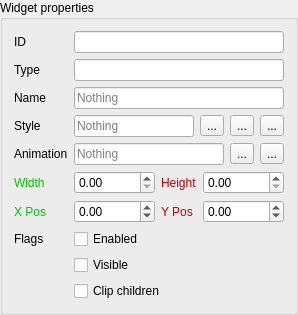
             <widget class="QGroupBox" name="widgetProperties">
              <property name="sizePolicy">
               <sizepolicy hsizetype="Preferred" vsizetype="Preferred">
                <horstretch>0</horstretch>
                <verstretch>0</verstretch>
               </sizepolicy>
              </property>
              <property name="maximumSize">
               <size>
                <width>16777215</width>
                <height>16777215</height>
               </size>
              </property>
              <property name="title">
               <string>Widget properties</string>
              </property>
              <property name="flat">
               <bool>true</bool>
              </property>
              <layout class="QGridLayout" name="gridLayout_2">
               <item row="4" column="1" colspan="3">
                <layout class="QHBoxLayout" name="horizontalLayout_10">
                 <item>
                  <widget class="QLineEdit" name="widgetAnimationString">
                   <property name="sizePolicy">
                    <sizepolicy hsizetype="Preferred" vsizetype="Fixed">
                     <horstretch>0</horstretch>
                     <verstretch>0</verstretch>
                    </sizepolicy>
                   </property>
                   <property name="readOnly">
                    <bool>true</bool>
                   </property>
                   <property name="placeholderText">
                    <string>Nothing</string>
                   </property>
                  </widget>
                 </item>
                 <item>
                  <widget class="QToolButton" name="btnEditWidgetAnimationString">
                   <property name="toolTip">
                    <string>Edit widget's style properties</string>
                   </property>
                   <property name="text">
                    <string>...</string>
                   </property>
                   <property name="icon">
                    <iconset resource="../resource/resource.qrc">
                     <normaloff>:/16x16_ico_png/style_edit.png</normaloff>:/16x16_ico_png/style_edit.png</iconset>
                   </property>
                   <property name="autoRaise">
                    <bool>false</bool>
                   </property>
                   <property name="arrowType">
                    <enum>Qt::NoArrow</enum>
                   </property>
                  </widget>
                 </item>
                 <item>
                  <widget class="QToolButton" name="btnResetWidgetAnimationString">
                   <property name="toolTip">
                    <string>Reset widget style to nothing</string>
                   </property>
                   <property name="text">
                    <string>...</string>
                   </property>
                   <property name="icon">
                    <iconset resource="../resource/resource.qrc">
                     <normaloff>:/16x16_ico_png/reset.png</normaloff>:/16x16_ico_png/reset.png</iconset>
                   </property>
                   <property name="autoRaise">
                    <bool>false</bool>
                   </property>
                   <property name="arrowType">
                    <enum>Qt::NoArrow</enum>
                   </property>
                  </widget>
                 </item>
                </layout>
               </item>
               <item row="3" column="1" colspan="3">
                <layout class="QHBoxLayout" name="horizontalLayout">
                 <item>
                  <widget class="QLineEdit" name="widgetStyleString">
                   <property name="sizePolicy">
                    <sizepolicy hsizetype="Preferred" vsizetype="Fixed">
                     <horstretch>0</horstretch>
                     <verstretch>0</verstretch>
                    </sizepolicy>
                   </property>
                   <property name="readOnly">
                    <bool>true</bool>
                   </property>
                   <property name="placeholderText">
                    <string>Nothing</string>
                   </property>
                  </widget>
                 </item>
                 <item>
                  <widget class="QToolButton" name="btnEditWidgetStyle">
                   <property name="toolTip">
                    <string>Edit widget's style properties</string>
                   </property>
                   <property name="text">
                    <string>...</string>
                   </property>
                   <property name="icon">
                    <iconset resource="../resource/resource.qrc">
                     <normaloff>:/16x16_ico_png/style.png</normaloff>:/16x16_ico_png/style.png</iconset>
                   </property>
                   <property name="autoRaise">
                    <bool>false</bool>
                   </property>
                   <property name="arrowType">
                    <enum>Qt::NoArrow</enum>
                   </property>
                  </widget>
                 </item>
                 <item>
                  <widget class="QToolButton" name="btnEditWidgetStyleString">
                   <property name="toolTip">
                    <string>Edit widget's style properties</string>
                   </property>
                   <property name="text">
                    <string>...</string>
                   </property>
                   <property name="icon">
                    <iconset resource="../resource/resource.qrc">
                     <normaloff>:/16x16_ico_png/style_edit.png</normaloff>:/16x16_ico_png/style_edit.png</iconset>
                   </property>
                   <property name="autoRaise">
                    <bool>false</bool>
                   </property>
                   <property name="arrowType">
                    <enum>Qt::NoArrow</enum>
                   </property>
                  </widget>
                 </item>
                 <item>
                  <widget class="QToolButton" name="btnResetWidgetStyle">
                   <property name="toolTip">
                    <string>Reset widget style to nothing</string>
                   </property>
                   <property name="text">
                    <string>...</string>
                   </property>
                   <property name="icon">
                    <iconset resource="../resource/resource.qrc">
                     <normaloff>:/16x16_ico_png/reset.png</normaloff>:/16x16_ico_png/reset.png</iconset>
                   </property>
                   <property name="autoRaise">
                    <bool>false</bool>
                   </property>
                   <property name="arrowType">
                    <enum>Qt::NoArrow</enum>
                   </property>
                  </widget>
                 </item>
                </layout>
               </item>
               <item row="6" column="2">
                <widget class="QLabel" name="label_31">
                 <property name="sizePolicy">
                  <sizepolicy hsizetype="Maximum" vsizetype="Preferred">
                   <horstretch>0</horstretch>
                   <verstretch>0</verstretch>
                  </sizepolicy>
                 </property>
                 <property name="styleSheet">
                  <string notr="true">color: rgb(200,0, 0)</string>
                 </property>
                 <property name="text">
                  <string>Y Pos</string>
                 </property>
                </widget>
               </item>
               <item row="0" column="0">
                <widget class="QLabel" name="label_24">
                 <property name="sizePolicy">
                  <sizepolicy hsizetype="Maximum" vsizetype="Preferred">
                   <horstretch>0</horstretch>
                   <verstretch>0</verstretch>
                  </sizepolicy>
                 </property>
                 <property name="text">
                  <string>ID</string>
                 </property>
                </widget>
               </item>
               <item row="6" column="3">
                <widget class="QDoubleSpinBox" name="widgetYPos">
                 <property name="sizePolicy">
                  <sizepolicy hsizetype="Preferred" vsizetype="Fixed">
                   <horstretch>0</horstretch>
                   <verstretch>0</verstretch>
                  </sizepolicy>
                 </property>
                 <property name="minimum">
                  <double>-10000.000000000000000</double>
                 </property>
                 <property name="maximum">
                  <double>10000.000000000000000</double>
                 </property>
                 <property name="stepType">
                  <enum>QAbstractSpinBox::AdaptiveDecimalStepType</enum>
                 </property>
                </widget>
               </item>
               <item row="5" column="2">
                <widget class="QLabel" name="label_29">
                 <property name="sizePolicy">
                  <sizepolicy hsizetype="Maximum" vsizetype="Preferred">
                   <horstretch>0</horstretch>
                   <verstretch>0</verstretch>
                  </sizepolicy>
                 </property>
                 <property name="styleSheet">
                  <string notr="true">color: rgb(200,0, 0)</string>
                 </property>
                 <property name="text">
                  <string>Height</string>
                 </property>
                </widget>
               </item>
               <item row="5" column="0">
                <widget class="QLabel" name="label_28">
                 <property name="sizePolicy">
                  <sizepolicy hsizetype="Maximum" vsizetype="Preferred">
                   <horstretch>0</horstretch>
                   <verstretch>0</verstretch>
                  </sizepolicy>
                 </property>
                 <property name="styleSheet">
                  <string notr="true">color: rgb(0, 200, 0)</string>
                 </property>
                 <property name="text">
                  <string>Width</string>
                 </property>
                </widget>
               </item>
               <item row="0" column="1" colspan="3">
                <widget class="QLineEdit" name="widgetId">
                 <property name="sizePolicy">
                  <sizepolicy hsizetype="Preferred" vsizetype="Fixed">
                   <horstretch>0</horstretch>
                   <verstretch>0</verstretch>
                  </sizepolicy>
                 </property>
                 <property name="readOnly">
                  <bool>true</bool>
                 </property>
                </widget>
               </item>
               <item row="8" column="0">
                <widget class="QLabel" name="label_32">
                 <property name="sizePolicy">
                  <sizepolicy hsizetype="Maximum" vsizetype="Preferred">
                   <horstretch>0</horstretch>
                   <verstretch>0</verstretch>
                  </sizepolicy>
                 </property>
                 <property name="text">
                  <string>Flags</string>
                 </property>
                </widget>
               </item>
               <item row="5" column="1">
                <widget class="QDoubleSpinBox" name="widgetWidth">
                 <property name="sizePolicy">
                  <sizepolicy hsizetype="Preferred" vsizetype="Fixed">
                   <horstretch>0</horstretch>
                   <verstretch>0</verstretch>
                  </sizepolicy>
                 </property>
                 <property name="maximum">
                  <double>10000.000000000000000</double>
                 </property>
                 <property name="stepType">
                  <enum>QAbstractSpinBox::AdaptiveDecimalStepType</enum>
                 </property>
                </widget>
               </item>
               <item row="2" column="0">
                <widget class="QLabel" name="label_25">
                 <property name="sizePolicy">
                  <sizepolicy hsizetype="Maximum" vsizetype="Preferred">
                   <horstretch>0</horstretch>
                   <verstretch>0</verstretch>
                  </sizepolicy>
                 </property>
                 <property name="text">
                  <string>Name</string>
                 </property>
                </widget>
               </item>
               <item row="6" column="0">
                <widget class="QLabel" name="label_30">
                 <property name="sizePolicy">
                  <sizepolicy hsizetype="Maximum" vsizetype="Preferred">
                   <horstretch>0</horstretch>
                   <verstretch>0</verstretch>
                  </sizepolicy>
                 </property>
                 <property name="styleSheet">
                  <string notr="true">color: rgb(0, 200, 0)</string>
                 </property>
                 <property name="text">
                  <string>X Pos</string>
                 </property>
                </widget>
               </item>
               <item row="5" column="3">
                <widget class="QDoubleSpinBox" name="widgetHeight">
                 <property name="sizePolicy">
                  <sizepolicy hsizetype="Preferred" vsizetype="Fixed">
                   <horstretch>0</horstretch>
                   <verstretch>0</verstretch>
                  </sizepolicy>
                 </property>
                 <property name="maximum">
                  <double>10000.000000000000000</double>
                 </property>
                 <property name="stepType">
                  <enum>QAbstractSpinBox::AdaptiveDecimalStepType</enum>
                 </property>
                </widget>
               </item>
               <item row="3" column="0">
                <widget class="QLabel" name="label_17">
                 <property name="sizePolicy">
                  <sizepolicy hsizetype="Maximum" vsizetype="Preferred">
                   <horstretch>0</horstretch>
                   <verstretch>0</verstretch>
                  </sizepolicy>
                 </property>
                 <property name="text">
                  <string>Style</string>
                 </property>
                </widget>
               </item>
               <item row="4" column="0">
                <widget class="QLabel" name="label_34">
                 <property name="sizePolicy">
                  <sizepolicy hsizetype="Maximum" vsizetype="Preferred">
                   <horstretch>0</horstretch>
                   <verstretch>0</verstretch>
                  </sizepolicy>
                 </property>
                 <property name="text">
                  <string>Animation</string>
                 </property>
                </widget>
               </item>
               <item row="1" column="0">
                <widget class="QLabel" name="label_3">
                 <property name="sizePolicy">
                  <sizepolicy hsizetype="Maximum" vsizetype="Preferred">
                   <horstretch>0</horstretch>
                   <verstretch>0</verstretch>
                  </sizepolicy>
                 </property>
                 <property name="text">
                  <string>Type</string>
                 </property>
                </widget>
               </item>
               <item row="2" column="1" colspan="3">
                <widget class="QLineEdit" name="widgetName">
                 <property name="sizePolicy">
                  <sizepolicy hsizetype="Preferred" vsizetype="Fixed">
                   <horstretch>0</horstretch>
                   <verstretch>0</verstretch>
                  </sizepolicy>
                 </property>
                 <property name="placeholderText">
                  <string>Nothing</string>
                 </property>
                </widget>
               </item>
               <item row="1" column="1" colspan="3">
                <widget class="QLineEdit" name="widgetType">
                 <property name="sizePolicy">
                  <sizepolicy hsizetype="Preferred" vsizetype="Fixed">
                   <horstretch>0</horstretch>
                   <verstretch>0</verstretch>
                  </sizepolicy>
                 </property>
                 <property name="readOnly">
                  <bool>true</bool>
                 </property>
                </widget>
               </item>
               <item row="6" column="1">
                <widget class="QDoubleSpinBox" name="widgetXPos">
                 <property name="sizePolicy">
                  <sizepolicy hsizetype="Preferred" vsizetype="Fixed">
                   <horstretch>0</horstretch>
                   <verstretch>0</verstretch>
                  </sizepolicy>
                 </property>
                 <property name="minimum">
                  <double>-10000.000000000000000</double>
                 </property>
                 <property name="maximum">
                  <double>10000.000000000000000</double>
                 </property>
                 <property name="stepType">
                  <enum>QAbstractSpinBox::AdaptiveDecimalStepType</enum>
                 </property>
                </widget>
               </item>
               <item row="8" column="1" colspan="3">
                <widget class="QCheckBox" name="chkWidgetEnabled">
                 <property name="sizePolicy">
                  <sizepolicy hsizetype="Maximum" vsizetype="Fixed">
                   <horstretch>0</horstretch>
                   <verstretch>0</verstretch>
                  </sizepolicy>
                 </property>
                 <property name="text">
                  <string>Enabled</string>
                 </property>
                </widget>
               </item>
               <item row="9" column="1" colspan="3">
                <widget class="QCheckBox" name="chkWidgetVisible">
                 <property name="sizePolicy">
                  <sizepolicy hsizetype="Maximum" vsizetype="Fixed">
                   <horstretch>0</horstretch>
                   <verstretch>0</verstretch>
                  </sizepolicy>
                 </property>
                 <property name="text">
                  <string>Visible</string>
                 </property>
                </widget>
               </item>
               <item row="10" column="1" colspan="3">
                <widget class="QCheckBox" name="chkWidgetClipChildren">
                 <property name="sizePolicy">
                  <sizepolicy hsizetype="Maximum" vsizetype="Fixed">
                   <horstretch>0</horstretch>
                   <verstretch>0</verstretch>
                  </sizepolicy>
                 </property>
                 <property name="text">
                  <string>Clip children</string>
                 </property>
                </widget>
               </item>
              </layout>
             </widget>
